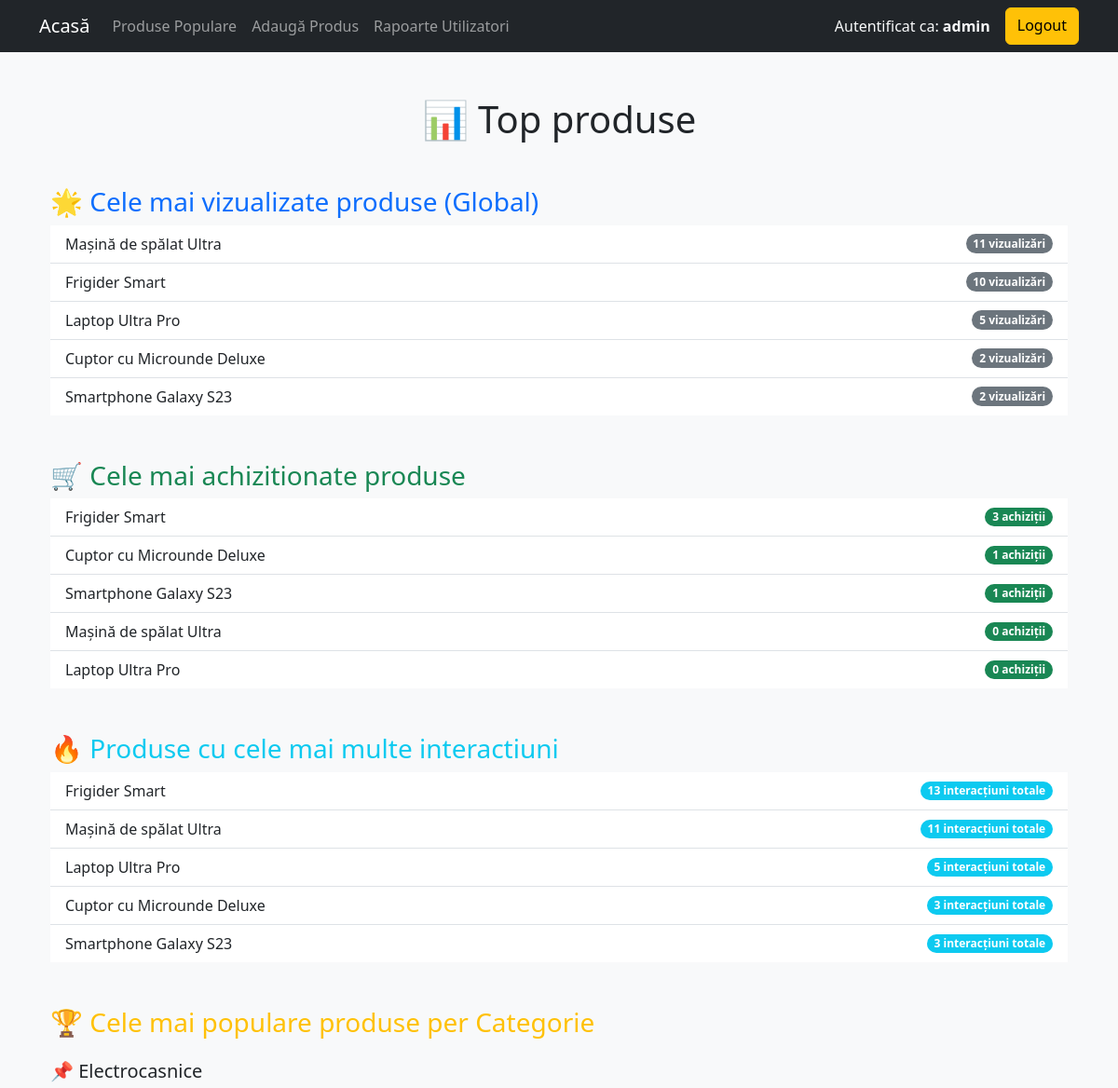
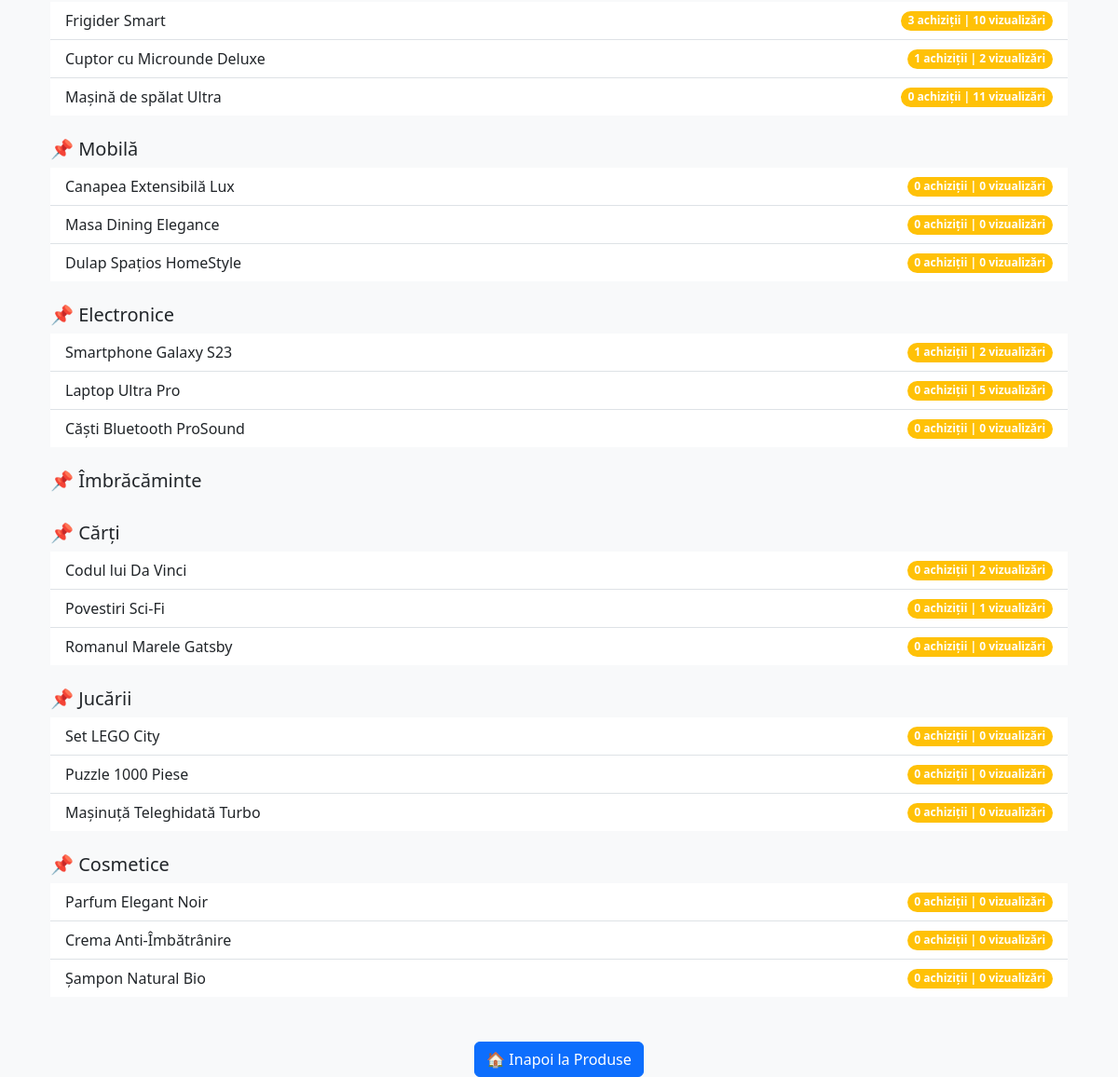
Before: /popular_products (signed in) with the older database file (2 pictures, top to bottom).
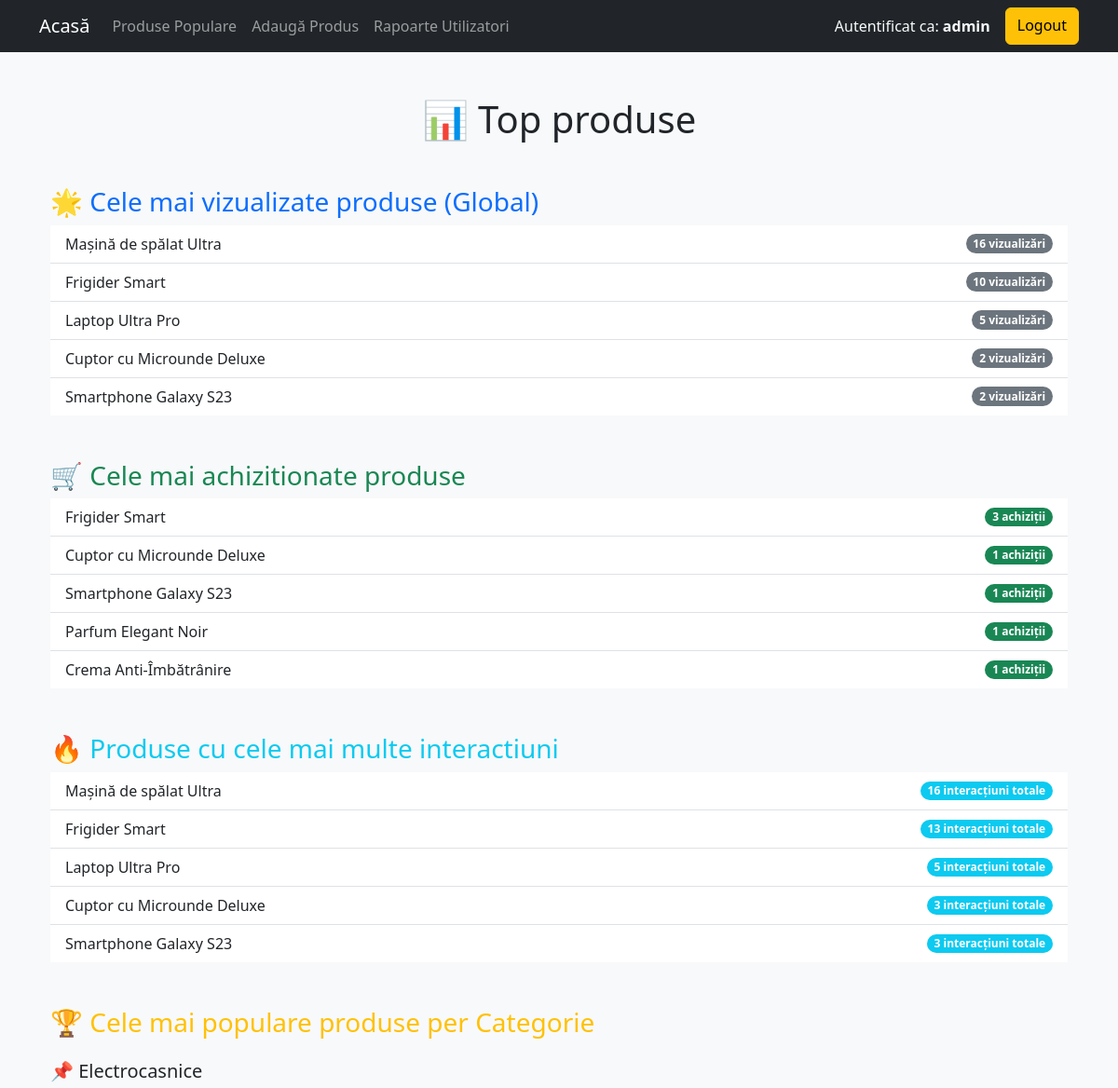
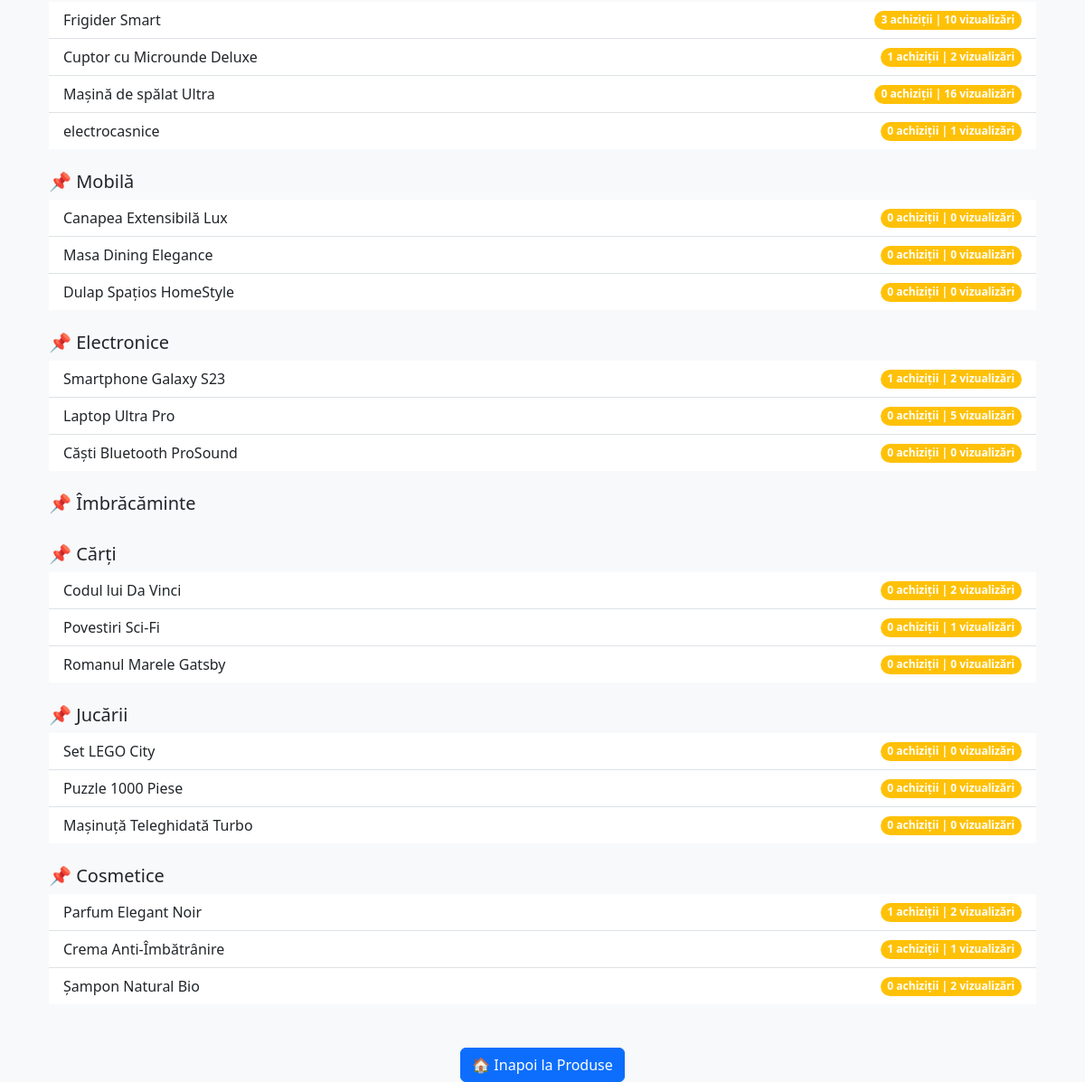
After: the same page with the newer database file (2 pictures, top to bottom).
### models.py (models this page shows, shortened)
class Product(db.Model):
    id = db.Column(db.Integer, primary_key=True)
    name = db.Column(db.String(100))
    category = db.Column(db.String(50))
    price = db.Column(db.Float)
    description = db.Column(db.Text)
    views = db.Column(db.Integer, default=0)
    purchases = db.Column(db.Integer, default=0)

### app.py (the view)
@app.route("/popular_products")
@login_required
def popular_products():
    most_viewed = Product.query.order_by(Product.views.desc()).limit(5).all()
    most_purchased = Product.query.order_by(Product.purchases.desc()).limit(5).all()
    most_interacted = (
        db.session.query(Product, db.func.sum(Product.views + Product.purchases).label("total_interactions"))
        .group_by(Product.id)
        .order_by(db.func.sum(Product.views + Product.purchases).desc())
        .limit(5)
        .all()
    )
    popular_per_category = {}
    for category in AVAILABLE_CATEGORIES:
        popular_per_category[category] = (
            Product.query.filter_by(category=category)
            .order_by(Product.purchases.desc(), Product.views.desc())
            .limit(5)
            .all()
        )
    return render_template(
        "popular_products.html",
        most_viewed=most_viewed,
        most_purchased=most_purchased,
        most_interacted=most_interacted,
        popular_per_category=popular_per_category
    )

### app.py (called while the page is built)
def login_required(f):
    @wraps(f)
    def decorated_function(*args, **kwargs):
        if "user_id" not in session:
            flash("Trebuie sa fii autentificat pentru a accesa aceasta pagina.")
            return redirect(url_for("login"))
        return f(*args, **kwargs)
    return decorated_function

### templates/popular_products.html (shortened to what this page needs)
<!DOCTYPE html>
<html lang="ro">
<head>
    <link rel="stylesheet" href="https://cdn.jsdelivr.net/npm/bootstrap@5.3.0/dist/css/bootstrap.min.css">
</head>
<body class="bg-light">
{% extends 'base.html' %}
{% block content %}
<div class="container mt-5">
    <h1 class="text-center mb-5">📊 Top produse</h1>
    <h3 class="mt-5 text-primary">🌟 Cele mai vizualizate produse (Global)</h3>
    <ul class="list-group list-group-flush">
        {% for product in most_viewed %}
            <li class="list-group-item d-flex justify-content-between align-items-center">
                {{ product.name }}
                <span class="badge bg-secondary rounded-pill">{{ product.views }} vizualizări</span>
            </li>
        {% endfor %}
    </ul>
    <h3 class="mt-5 text-success">🛒 Cele mai achizitionate produse </h3>
    <ul class="list-group list-group-flush">
        {% for product in most_purchased %}
            <li class="list-group-item d-flex justify-content-between align-items-center">
                {{ product.name }}
                <span class="badge bg-success rounded-pill">{{ product.purchases }} achiziții</span>
            </li>
        {% endfor %}
    </ul>
    <h3 class="mt-5 text-info">🔥 Produse cu cele mai multe interactiuni</h3>
    <ul class="list-group list-group-flush">
        {% for product, total_interactions in most_interacted %}
            <li class="list-group-item d-flex justify-content-between align-items-center">
                {{ product.name }}
                <span class="badge bg-info rounded-pill">{{ total_interactions }} interacțiuni totale</span>
            </li>
        {% endfor %}
    </ul>
    <h3 class="mt-5 text-warning">🏆 Cele mai populare produse per Categorie</h3>
    {% for category, products in popular_per_category.items() %}
        <h5 class="mt-4">📌 {{ category }}</h5>
        <ul class="list-group list-group-flush">
            {% for product in products %}
                <li class="list-group-item d-flex justify-content-between align-items-center">
                    {{ product.name }}
                    <span class="badge bg-warning rounded-pill">{{ product.purchases }} achiziții | {{ product.views }} vizualizări</span>
                </li>
            {% endfor %}
        </ul>
    {% endfor %}
    <div class="text-center mt-5">
        <a href="/" class="btn btn-primary">🏠 Inapoi la Produse</a>
    </div>
</div>
{% endblock %}

Changed rows visible on the page:
no longer on one of the page's lists (row edited): Product: name "Mașină de spălat Ultra", purchases "0"
no longer on one of the page's lists (row unchanged): Product: name "Laptop Ultra Pro", purchases "0"
changed Product "Mașină de spălat Ultra": views "11" → "16"; moves up the list
now on one of the page's lists (row edited): Product: name "Parfum Elegant Noir", purchases "1"
changed Product "Parfum Elegant Noir": purchases "0" → "1"; views "0" → "2"
now on one of the page's lists (row edited): Product: name "Crema Anti-Îmbătrânire", purchases "1"
changed Product "Crema Anti-Îmbătrânire": purchases "0" → "1"; views "0" → "1"
added Product: name "electrocasnice", purchases "0", views "1", shown under "Electrocasnice"
changed Product "Șampon Natural Bio": views "0" → "2"
